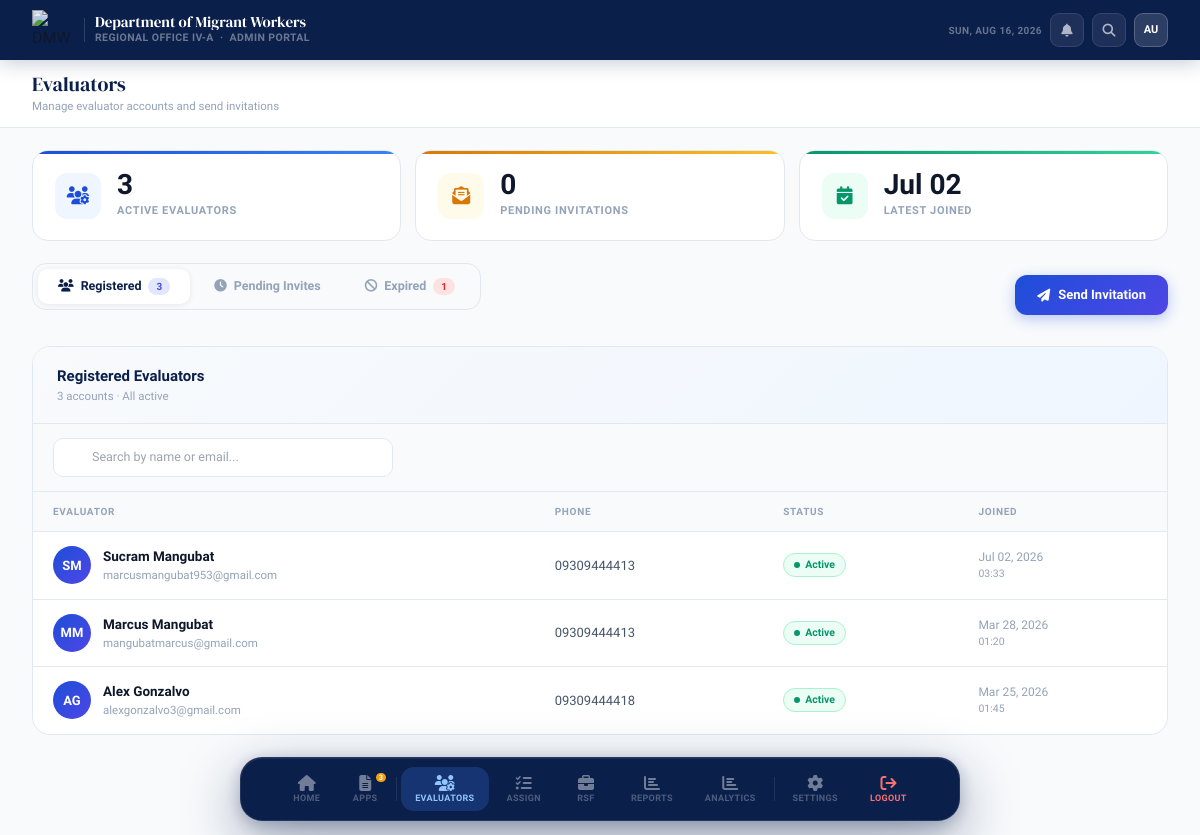
/admin/user.php (signed in), run on the app's committed database.
### tables this page shows
CREATE TABLE `evaluators` (
  `eid` int(11) NOT NULL,
  `email` varchar(100) NOT NULL,
  `full_name` varchar(100) DEFAULT NULL,
  `phone` varchar(20) DEFAULT NULL,
  `created_at` timestamp NOT NULL DEFAULT current_timestamp()
);

### admin/user.php (the view, shortened to what this page needs)
<?php
require_once '../db.php';
$stmt = $database->prepare("SELECT e.full_name, e.email, e.phone, e.created_at
                            FROM evaluators e
                            JOIN webuser w ON e.email = w.email
                            ORDER BY e.created_at DESC");
$stmt->execute();
$evaluators = $stmt->get_result()->fetch_all(MYSQLI_ASSOC);
$stmt = $database->prepare("
    SELECT i.email, i.full_name, i.phone, i.expires_at, i.created_at
    FROM invitations i
    WHERE i.used = 0
      AND i.expires_at >= NOW()
      AND i.usertype = 'evaluator'
      AND NOT EXISTS (
          SELECT 1 FROM webuser w WHERE w.email = i.email
      )
    ORDER BY i.created_at DESC
");
$stmt->execute();
$pending_invitations = $stmt->get_result()->fetch_all(MYSQLI_ASSOC);
$stmt = $database->prepare("
    SELECT i.email, i.full_name, i.phone, i.expires_at, i.created_at
    FROM invitations i
    WHERE i.used = 0
      AND i.expires_at < NOW()
      AND i.usertype = 'evaluator'
      AND NOT EXISTS (
          SELECT 1 FROM webuser w WHERE w.email = i.email
      )
    ORDER BY i.expires_at DESC
");
$stmt->execute();
$expired_invitations = $stmt->get_result()->fetch_all(MYSQLI_ASSOC);
$expired_count = count($expired_invitations);
$total_evaluators = count($evaluators);
$pending_count    = count($pending_invitations);
$newest_joined    = !empty($evaluators) ? date('M d', strtotime($evaluators[0]['created_at'])) : '—';
?>
<!DOCTYPE html>
<html lang="en">
<head>
    <script src="https://cdn.tailwindcss.com"></script>
    <link rel="stylesheet" href="https://cdnjs.cloudflare.com/ajax/libs/font-awesome/6.5.1/css/all.min.css">
    <link rel="stylesheet" href="../css/dashboard.css">
</head>
<body>
    <header class="topbar">
        <div class="topbar-brand">
            <img src="https://dmw.gov.ph/images/dmw_tahanan_ng_ofw_colored.png" alt="DMW">
            <div class="brand-text">
                <h1>Department of Migrant Workers</h1>
                <p>REGIONAL OFFICE IV-A &nbsp;·&nbsp; ADMIN PORTAL</p>
            </div>
        </div>
        <div class="topbar-right">
            <span class="topbar-date" id="live-date"></span>
            <div class="tb-btn"><i class="fas fa-bell"></i><span class="notif-dot"></span></div>
            <div class="tb-btn"><i class="fas fa-magnifying-glass"></i></div>
            <div class="topbar-avatar">AU</div>
        </div>
    </header>
    <div class="subbar">
        <div class="subbar-top">
            <div class="subbar-greeting">
                <h2>Evaluators</h2>
                <p>Manage evaluator accounts and send invitations</p>
            </div>
        </div>
    </div>
    <div class="main">
        <div class="stats-strip">
            <div class="stat-card blue" style="animation-delay:.05s">
                <div class="stat-icon blue"><i class="fas fa-users-gear"></i></div>
                <div>
                    <div class="stat-value"><?= $total_evaluators ?></div>
                    <div class="stat-label">Active Evaluators</div>
                </div>
            </div>
            <div class="stat-card amber" style="animation-delay:.1s">
                <div class="stat-icon amber"><i class="fas fa-envelope-open-text"></i></div>
                <div>
                    <div class="stat-value"><?= $pending_count ?></div>
                    <div class="stat-label">Pending Invitations</div>
                </div>
            </div>
            <div class="stat-card green" style="animation-delay:.15s">
                <div class="stat-icon green"><i class="fas fa-calendar-check"></i></div>
                <div>
                    <div class="stat-value"><?= $newest_joined ?></div>
                    <div class="stat-label">Latest Joined</div>
                </div>
            </div>
        </div>
        <div style="display:flex; align-items:center; justify-content:space-between; flex-wrap:wrap; gap:12px; margin-bottom:18px;">
            <div class="tab-bar">
                <button class="tab-btn active" onclick="switchTab('registered', this)">
                    <i class="fas fa-users"></i> Registered
                    <span style="background:#e0e7ff;color:var(--indigo);border-radius:20px;padding:1px 8px;font-size:10px;font-weight:700;"><?= $total_evaluators ?></span>
                </button>
                <button class="tab-btn" onclick="switchTab('pending', this)">
                    <i class="fas fa-clock"></i> Pending Invites
                </button>
                <button class="tab-btn" onclick="switchTab('expired', this)">
                    <i class="fas fa-ban"></i> Expired
                    <?php if ($expired_count > 0): ?>
                        <span style="background:#fee2e2;color:var(--red);border-radius:20px;padding:1px 8px;font-size:10px;font-weight:700;"><?= $expired_count ?></span>
                    <?php endif; ?>
                </button>
            </div>
            <button class="invite-btn" onclick="showInviteModal()">
                <i class="fas fa-paper-plane"></i> Send Invitation
            </button>
        </div>
        <div id="tab-registered" class="tab-content active">
            <div class="main-card">
                <div class="main-card-head">
                    <div>
                        <div class="main-card-title">Registered Evaluators</div>
                        <div class="main-card-sub"><?= $total_evaluators ?> account<?= $total_evaluators !== 1 ? 's' : '' ?> · All active</div>
                    </div>
                </div>
                <div class="search-wrap">
                    <input type="text" class="search-input" id="evalSearch" placeholder="Search by name or email..." oninput="filterTable()">
                </div>
                <?php if (empty($evaluators)): ?>
                    <div class="empty-state">
                        <div class="empty-icon"><i class="fas fa-users-slash"></i></div>
                        <div class="empty-title">No evaluators yet</div>
                        <div class="empty-sub">Send your first invitation to get started.</div>
                        <button class="invite-btn" onclick="showInviteModal()" style="margin:0 auto;">
                            <i class="fas fa-paper-plane"></i> Send First Invitation
                        </button>
                    </div>
                <?php else: ?>
                    <div style="overflow-x:auto;">
                        <table id="evalTable">
                            <thead>
                                <tr>
                                    <th>Evaluator</th>
                                    <th>Phone</th>
                                    <th>Status</th>
                                    <th>Joined</th>
                                </tr>
                            </thead>
                            <tbody>
                                <?php foreach ($evaluators as $e): ?>
                                    <?php
                                    $parts = explode(' ', trim($e['full_name'] ?? 'EV'));
                                    $initials = strtoupper(count($parts) >= 2
                                        ? substr($parts[0], 0, 1) . substr(end($parts), 0, 1)
                                        : substr($e['full_name'], 0, 2));
                                    ?>
                                    <tr class="ev-row">
                                        <td>
                                            <div style="display:flex;align-items:center;gap:12px;">
                                                <div class="ev-avatar"><?= $initials ?></div>
                                                <div>
                                                    <div class="ev-name"><?= htmlspecialchars($e['full_name'] ?? '—') ?></div>
                                                    <div class="ev-email"><?= htmlspecialchars($e['email']) ?></div>
                                                </div>
                                            </div>
                                        </td>
                                        <td><?= htmlspecialchars($e['phone'] ?? '—') ?></td>
                                        <td><span class="badge-active">Active</span></td>
                                        <td style="font-size:12px;color:var(--text3);">
                                            <div><?= date('M d, Y', strtotime($e['created_at'])) ?></div>
                                            <div style="font-size:10.5px;"><?= date('H:i', strtotime($e['created_at'])) ?></div>
                                        </td>
                                    </tr>
                                <?php endforeach; ?>
                            </tbody>
                        </table>
                    </div>
                <?php endif; ?>
            </div>
        </div>
    </div>
    <div class="dock-wrap">
        <nav class="dock">
            <a href="dashboard.php" class="dk" data-tip="Dashboard">
                <i class="fas fa-house"></i>
                <span class="dk-lbl">Home</span>
            </a>
            <div class="dk" id="appsBtn" data-tip="Applications" onclick="toggleFlyout(event,'appsMenu')">
                <?php
                $badge_stmt = $database->prepare("
                SELECT COUNT(*) as total
                FROM applications
                WHERE status IN ('pending', 'for_compliance', 'resubmitted')
            ");
                $badge_stmt->execute();
                $badge_result = $badge_stmt->get_result()->fetch_assoc();
                $active_apps = $badge_result['total'] ?? 0;
                ?>
                <span class="dk-badge"><?= $active_apps ?></span>
                <i class="fas fa-file-lines"></i>
                <span class="dk-lbl">Apps</span>
            </div>
            <a href="user.php" class="dk active" data-tip="Evaluators">
                <i class="fas fa-users-gear"></i>
                <span class="dk-lbl">Evaluators</span>
            </a>
            <a href="assignments.html" class="dk" data-tip="Assignments">
                <i class="fas fa-list-check"></i>
                <span class="dk-lbl">Assign</span>
            </a>
            <a href="job-orders.php" class="dk" data-tip="Job Orders">
                <i class="fas fa-briefcase"></i>
                <span class="dk-lbl">RSF</span>
            </a>
            <a href="try.php" class="dk" data-tip="Reports">
                <i class="fas fa-chart-bar"></i>
                <span class="dk-lbl">Reports</span>
            </a>
            <a href="analytics.php" class="dk">
                <i class="fas fa-chart-bar text-blue-300 text-base leading-none"></i>
                <span class="dk-lbl">Analytics</span>
            </a>
            <a href="settings.html" class="dk" data-tip="Settings">
                <i class="fas fa-gear"></i>
                <span class="dk-lbl">Settings</span>
            </a>
            <div class="dk" data-tip="Logout" onclick="logout('Admin')">
                <i class="fas fa-arrow-right-from-bracket" style="color:#f87171"></i>
                <span class="dk-lbl" style="color:#f87171">Logout</span>
            </div>
        </nav>
    </div>
</body>
</html>

### data on the page
evaluators: created_at "Jul 02", full_name "SM", full_name "Sucram Mangubat", email "marcusmangubat953@gmail.com", phone "09309444413", created_at "Jul 02, 2026", created_at "03:33"
evaluators: full_name "MM", full_name "Marcus Mangubat", email "mangubatmarcus@gmail.com", phone "09309444413", created_at "Mar 28, 2026", created_at "01:20"
evaluators: full_name "AG", full_name "Alex Gonzalvo", email "alexgonzalvo3@gmail.com", phone "09309444418", created_at "Mar 25, 2026", created_at "01:45"

### other printed values
$total_evaluators "3"
$pending_count "0"
$expired_count "1"
$active_apps "3"
